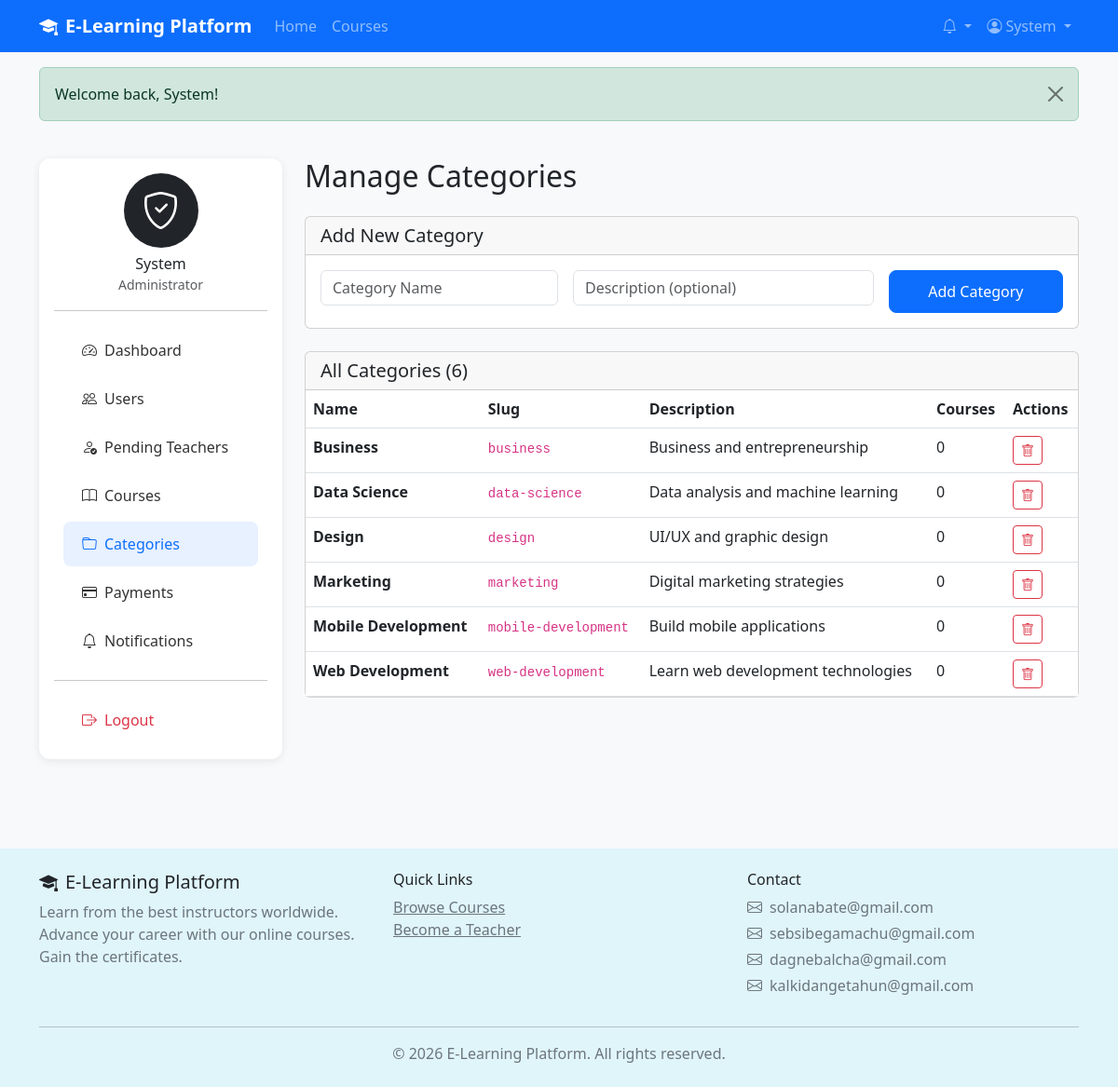
Screenshot of /admin/categories.php (signed in) with the database file from the repository.
### tables this page shows
CREATE TABLE categories (
    id INT PRIMARY KEY AUTO_INCREMENT,
    name VARCHAR(100) NOT NULL,
    slug VARCHAR(100) UNIQUE NOT NULL,
    description TEXT,
    created_at TIMESTAMP DEFAULT CURRENT_TIMESTAMP
);

### config/config.php (called while the page is built, shortened)
<?php
function isLoggedIn() {
    return isset($_SESSION['user_id']);
}
function getFlash() {
    if (isset($_SESSION['flash'])) {
        $flash = $_SESSION['flash'];
        return $flash;
    }
    return null;
}
?>

### admin/categories.php (the view, shortened to what this page needs)
<?php
require_once '../includes/header.php';
$db = new Database();
$conn = $db->connect();
$categories = $conn->query("SELECT c.*, (SELECT COUNT(*) FROM courses WHERE category_id = c.id) as course_count FROM categories c ORDER BY name")->fetch_all(MYSQLI_ASSOC);
?>
<main class="py-4">
    <div class="container">
        <div class="row">
            <div class="col-lg-3 mb-4">
                <?php include 'sidebar.php'; ?>
            </div>
            <div class="col-lg-9">
                <h2 class="mb-4">Manage Categories</h2>
                <div class="card mb-4">
                    <div class="card-header">
                        <h5 class="mb-0">Add New Category</h5>
                    </div>
                    <div class="card-body">
                        <form method="POST" class="row g-3">
                            <div class="col-md-4">
                                <input type="text" name="name" class="form-control" placeholder="Category Name" required>
                            </div>
                            <div class="col-md-5">
                                <input type="text" name="description" class="form-control" placeholder="Description (optional)">
                            </div>
                            <div class="col-md-3">
                                <button type="submit" name="add_category" class="btn btn-primary w-100">Add Category</button>
                            </div>
                        </form>
                    </div>
                </div>
                <div class="card">
                    <div class="card-header">
                        <h5 class="mb-0">All Categories (<?= count($categories) ?>)</h5>
                    </div>
                    <div class="table-responsive">
                        <table class="table table-hover mb-0">
                            <thead>
                                <tr>
                                    <th>Name</th>
                                    <th>Slug</th>
                                    <th>Description</th>
                                    <th>Courses</th>
                                    <th>Actions</th>
                                </tr>
                            </thead>
                            <tbody>
                                <?php foreach ($categories as $cat): ?>
                                <tr>
                                    <td><strong><?= htmlspecialchars($cat['name']) ?></strong></td>
                                    <td><code><?= htmlspecialchars($cat['slug']) ?></code></td>
                                    <td><?= htmlspecialchars($cat['description'] ?? '-') ?></td>
                                    <td><?= $cat['course_count'] ?></td>
                                    <td>
                                        <a href="?delete=<?= $cat['id'] ?>" class="btn btn-sm btn-outline-danger" data-confirm="Delete this category?">
                                            <i class="bi bi-trash"></i>
                                        </a>
                                    </td>
                                </tr>
                                <?php endforeach; ?>
                            </tbody>
                        </table>
                    </div>
                </div>
            </div>
        </div>
    </div>
</main>
<?php require_once '../includes/footer.php'; ?>

### includes/header.php (shortened to what this page needs)
<?php require_once __DIR__ . '/../config/config.php'; ?>
<!DOCTYPE html>
<html lang="en">
<head>
    <link href="https://cdn.jsdelivr.net/npm/bootstrap@5.3.0/dist/css/bootstrap.min.css" rel="stylesheet">
    <link href="https://cdn.jsdelivr.net/npm/bootstrap-icons@1.10.0/font/bootstrap-icons.css" rel="stylesheet">
    <link href="<?= SITE_URL ?>/assets/css/style.css" rel="stylesheet">
</head>
<body>
<nav class="navbar navbar-expand-lg navbar-dark bg-primary sticky-top">
    <div class="container">
        <a class="navbar-brand fw-bold" href="<?= SITE_URL ?>">
            <i class="bi bi-mortarboard-fill me-2"></i><?= SITE_NAME ?>
        </a>
        <div class="collapse navbar-collapse" id="navbarNav">
            <ul class="navbar-nav me-auto">
                <li class="nav-item"><a class="nav-link" href="<?= SITE_URL ?>">Home</a></li>
                <li class="nav-item"><a class="nav-link" href="<?= SITE_URL ?>/courses.php">Courses</a></li>
            </ul>
            <ul class="navbar-nav">
                <?php if (isLoggedIn()): ?>
                    <li class="nav-item dropdown">
                        <a class="nav-link dropdown-toggle" href="#" data-bs-toggle="dropdown">
                            <i class="bi bi-bell"></i>
                        </a>
                    </li>
                    <li class="nav-item dropdown">
                        <a class="nav-link dropdown-toggle" href="#" data-bs-toggle="dropdown">
                            <i class="bi bi-person-circle me-1"></i><?= $_SESSION['user_name'] ?>
                        </a>
                    </li>
                <?php else: ?>
                    <li class="nav-item"><a class="nav-link" href="<?= SITE_URL ?>/login.php">Login</a></li>
                    <li class="nav-item"><a class="btn btn-light ms-2" href="<?= SITE_URL ?>/register.php">Register</a></li>
                <?php endif; ?>
            </ul>
        </div>
    </div>
</nav>
<?php if ($flash = getFlash()): ?>
<div class="container mt-3">
    <div class="alert alert-<?= $flash['type'] ?> alert-dismissible fade show">
        <?= $flash['message'] ?>
        <button type="button" class="btn-close" data-bs-dismiss="alert"></button>
    </div>
</div>
<?php endif; ?>

### admin/sidebar.php (shortened to what this page needs)
<div class="dashboard-sidebar p-3">
    <div class="text-center mb-3">
        <div class="bg-dark text-white rounded-circle d-inline-flex align-items-center justify-content-center mb-2" style="width:80px;height:80px">
            <i class="bi bi-shield-check fs-1"></i>
        </div>
        <h6 class="mb-0"><?= $_SESSION['user_name'] ?></h6>
        <small class="text-muted">Administrator</small>
    </div>
    <hr>
    <nav class="nav flex-column">
        <a class="nav-link <?= basename($_SERVER['PHP_SELF']) === 'dashboard.php' ? 'active' : '' ?>" href="dashboard.php">
            <i class="bi bi-speedometer2 me-2"></i>Dashboard
        </a>
        <a class="nav-link <?= basename($_SERVER['PHP_SELF']) === 'users.php' ? 'active' : '' ?>" href="users.php">
            <i class="bi bi-people me-2"></i>Users
        </a>
        <a class="nav-link <?= basename($_SERVER['PHP_SELF']) === 'pending-teachers.php' ? 'active' : '' ?>" href="pending-teachers.php">
            <i class="bi bi-person-check me-2"></i>Pending Teachers
        </a>
        <a class="nav-link <?= basename($_SERVER['PHP_SELF']) === 'courses.php' ? 'active' : '' ?>" href="courses.php">
            <i class="bi bi-book me-2"></i>Courses
        </a>
        <a class="nav-link <?= basename($_SERVER['PHP_SELF']) === 'categories.php' ? 'active' : '' ?>" href="categories.php">
            <i class="bi bi-folder me-2"></i>Categories
        </a>
        <a class="nav-link <?= basename($_SERVER['PHP_SELF']) === 'payments.php' ? 'active' : '' ?>" href="payments.php">
            <i class="bi bi-credit-card me-2"></i>Payments
        </a>
        <a class="nav-link <?= basename($_SERVER['PHP_SELF']) === 'notifications.php' ? 'active' : '' ?>" href="notifications.php">
            <i class="bi bi-bell me-2"></i>Notifications
        </a>
        <hr>
        <a class="nav-link text-danger" href="../logout.php">
            <i class="bi bi-box-arrow-right me-2"></i>Logout
        </a>
    </nav>
</div>

### includes/footer.php (shortened to what this page needs)
<footer class="bg-info bg-opacity-10 text-dark py-4 mt-5">
    <div class="container">
        <div class="row">
            <div class="col-md-4">
                <h5><i class="bi bi-mortarboard-fill me-2"></i><?= SITE_NAME ?></h5>
                <p class="text-secondary">Learn from the best instructors worldwide. Advance your career with our online courses. Gain the certificates.</p>
            </div>
            <div class="col-md-4">
                <h6>Quick Links</h6>
                <ul class="list-unstyled">
                    <li><a href="<?= SITE_URL ?>/courses.php" class="text-secondary">Browse Courses</a></li>
                    <li><a href="<?= SITE_URL ?>/register.php?role=teacher" class="text-secondary">Become a Teacher</a></li>
                </ul>
            </div>
            <div class="col-md-4">
                <h6>Contact</h6>
                <p class="text-secondary mb-1"><i class="bi bi-envelope me-2"></i><a href="mailto:solanabate@gmail.com" class="text-secondary text-decoration-none">solanabate@gmail.com</a></p>
                <p class="text-secondary mb-1"><i class="bi bi-envelope me-2"></i><a href="mailto:sebsibegamachu@gmail.com" class="text-secondary text-decoration-none">sebsibegamachu@gmail.com</a></p>
                <p class="text-secondary mb-1"><i class="bi bi-envelope me-2"></i><a href="mailto:dagnebalcha@gmail.com" class="text-secondary text-decoration-none">dagnebalcha@gmail.com</a></p>
                <p class="text-secondary"><i class="bi bi-envelope me-2"></i><a href="mailto:kalkidangetahun@gmail.com" class="text-secondary text-decoration-none">kalkidangetahun@gmail.com</a></p>
            </div>
        </div>
        <hr class="my-3">
        <p class="text-center text-secondary mb-0">&copy; <?= date('Y') ?> <?= SITE_NAME ?>. All rights reserved.</p>
    </div>
</footer>
</body>
</html>

### elearning/assets/css/style.css (style rules this page uses)
:root { --primary-color: #0d6efd; --secondary-color: #6c757d; --success-color: #198754; --warning-color: #ffc107; }
body { font-family: 'Segoe UI', Tahoma, Geneva, Verdana, sans-serif; background-color: #f8f9fa; min-height: 100vh; display: flex; flex-direction: column; }
main { flex: 1; }
.dashboard-sidebar { background: white; border-radius: 12px; box-shadow: 0 2px 10px rgba(0,0,0,0.08); }
.dashboard-sidebar .nav-link { color: #333; padding: 12px 20px; border-radius: 8px; margin: 2px 10px; }
.dashboard-sidebar .nav-link:hover, .dashboard-sidebar .nav-link.active { background: #e7f1ff; color: #0d6efd; }
.dashboard-sidebar .nav-link i { width: 24px; }
.btn-primary { padding: 10px 24px; border-radius: 8px; }

### rows the page displays
categories: name "Business", slug "business", description "Business and entrepreneurship", course_count "0"
categories: name "Data Science", slug "data-science", description "Data analysis and machine learning", course_count "0"
categories: name "Design", slug "design", description "UI/UX and graphic design", course_count "0"
categories: name "Marketing", slug "marketing", description "Digital marketing strategies", course_count "0"
categories: name "Mobile Development", slug "mobile-development", description "Build mobile applications", course_count "0"
categories: name "Web Development", slug "web-development", description "Learn web development technologies", course_count "0"

### other values shown
SITE_NAME "E-Learning Platform"
$_SESSION['user_name'] "System"
$flash['message'] "Welcome back, System!"
count($categories) "6"
